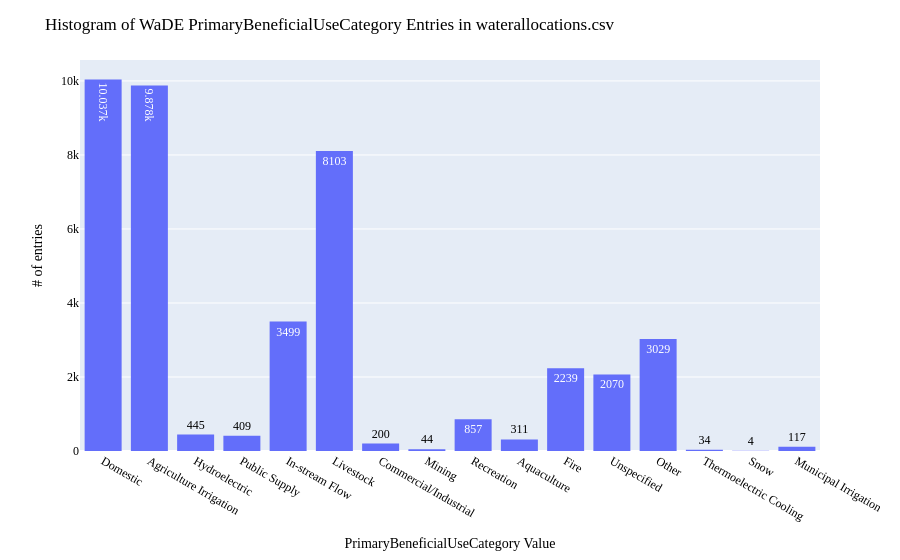

Notebook cell for this chart:
### Code cell
# ---- Histogram: Distribution of PrimaryBeneficialUseCategory WaDE Values ----
print(dfaa.PrimaryBeneficialUseCategory.value_counts())

fig = px.histogram(dfaa, x="PrimaryBeneficialUseCategory", text_auto=True)
fig.update_layout(bargap=0.2,
                  title="Histogram of WaDE PrimaryBeneficialUseCategory Entries in waterallocations.csv",
                  xaxis_title="PrimaryBeneficialUseCategory Value",
                  yaxis_title="# of entries",
                  #legend_title="Legend Title",
                    font=dict(
                        family="Arial Bold",
                        size=12,
                        color="Black")
                 )
fig.show()
fig.write_image('figures/PrimaryBeneficialUseCategory.png', engine="kaleido")

### Figure 1 — Plotly figure (JSON) as saved in the notebook; plotly's stock layout.template omitted (floating-point values rounded to 4 significant figures; data arrays with more than 128 entries replaced by an {"elided": "..."} marker saying what was removed)
{"data": [{"bingroup": "x", "hovertemplate": "PrimaryBeneficialUseCategory=%{x}<br>count=%{y}<extra></extra>", "legendgroup": "", "marker": {"color": "#636efa", "pattern": {"shape": ""}}, "name": "", "orientation": "v", "showlegend": false, "texttemplate": "%{value}", "type": "histogram", "x": {"elided": "41276 str values"}, "xaxis": "x", "yaxis": "y"}], "layout": {"bargap": 0.2, "barmode": "relative", "font": {"color": "Black", "family": "Arial Bold", "size": 12}, "legend": {"tracegroupgap": 0}, "margin": {"t": 60}, "title": {"text": "Histogram of WaDE PrimaryBeneficialUseCategory Entries in waterallocations.csv"}, "xaxis": {"anchor": "y", "domain": [0, 1], "title": {"text": "PrimaryBeneficialUseCategory Value"}}, "yaxis": {"anchor": "x", "domain": [0, 1], "title": {"text": "# of entries"}}}}
